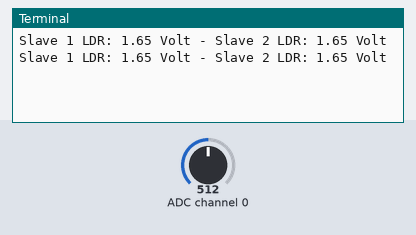
Simulated run of this program. Board: Raspberry Pi (BCM pin numbers). Shown: the last lines printed to the terminal. The inputs (shaded band) are chosen by the test bench; at power-on: ADC channel 0 = 512 (analog values on the 0–1023 scale).

Above: at 1.2 s.
1.3 s: ADC channel 0 set to 716
At 2.6 s:
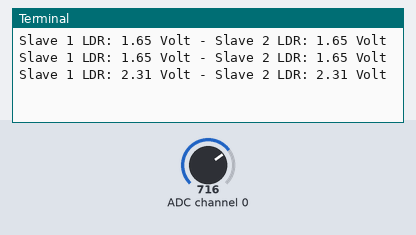
2.8 s: ADC channel 0 set to 900
At 3.8 s:
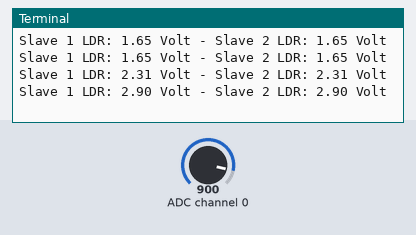
Timing chart, 0 to 5.8 s (numbered marks = the images above; inputs shaded):
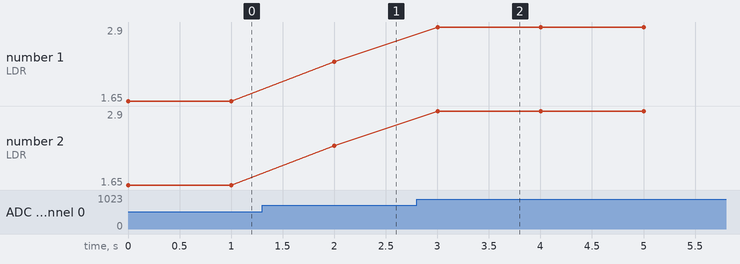

Measured:
- after the input at 1.3 s, the terminal: prints a new line after 0.70 s (image 1)
- after the input at 2.8 s, the terminal: prints a new line after 0.20 s (image 2)
- plotted number 1: 1.65 → 2.31 after the input at 1.3 s, 2.31 → 2.9 after the input at 2.8 s
- plotted number 2: 1.65 → 2.31 after the input at 1.3 s, 2.31 → 2.9 after the input at 2.8 s

The program:

Read_2_MCP3008_CH0.py
```python
# uitlezen van een LDR mbv 2 MCP3008s op channel 0
#
# MCP3008#1    RPi       LDR
# n°  pin   gpio pin
# ==========================
# 16  VDD        3V3
# 15  Vref       3V3
# 14  Agnd       GND
# 13  SCLK   11  SPSCLK
# 12  MISO    9  SPMISO
# 11  MOSI   10  SPMOSI
# 10  CE      8  SPICE0
#  9  Dgnd       GND
# ==========================
#  1  CH0    ----------   1
# ==========================
#
# MCP3008#2    RPi       LDR
# n°  pin   gpio pin
# ==========================
# 16  VDD        3V3
# 15  Vref       3V3
# 14  Agnd       GND
# 13  SCLK   11  SPSCLK
# 12  MISO    9  SPMISO
# 11  MOSI   10  SPMOSI
# 10  CE      7  SPICE1
#  9  Dgnd       GND
# ==========================
#  1  CH0    ----------   2
# ==========================

import spidev
import time

SPI_BUS=0
SPI_CE0=0           # CE0
SPI_CE1=1           # CE1
MAX_FREQ=1000000    # 1 MHz
VREF=3.3            # V
MAX_VAL=(2**10)-1   # 10bit ADC

sp1=None
sp2=None

# functie om analoge waarde op te halen van de slave MCP3008 channel (0-7)
def read_spi(sp, channel=0):
    # 3 bytes versturen van RPi MOSI naar MCP3008 DIN:
    # byte 1: b00000001 : start byte
    # byte 2: b1cccxxxx : 1=single channel mode + ccc=bitwaarde van channel (0-7)
    # byte 3: bxxxxxxxx : niet relevante byte
    mosi = [1, (8+channel)<<4, 0]
    miso = sp.xfer2(mosi)
    # 3 byte antwoord op RPi MISO van MCP3008 DOUT:
    # byte 1: bxxxxxxxx : niet relevante byte
    # byte 2: bxxxxx0ii : bit 8 en bit 9 van 10bit antwoord
    # byte 3: biiiiiiii : bit 0 tem bit 7 van 10bit antwoord
    data = ((miso[1] & 3)<<8) + miso[2]
    return data

try:
    # aanmaken spi objecten
    sp1 = spidev.SpiDev()
    sp1.open(SPI_BUS, SPI_CE0)  # slave 0
    sp1.max_speed_hz = MAX_FREQ # 1MHz
    sp2 = spidev.SpiDev()
    sp2.open(SPI_BUS, SPI_CE1)  # slave 1
    sp2.max_speed_hz = MAX_FREQ # 1MHz

    while True:
        # uitlezen channels van 2 slave MCP3008
        waarde1 = read_spi(sp=sp1, channel=0)
        waarde2 = read_spi(sp=sp2, channel=0)

        # omrekenen naar juiste spanning
        spanning1 = waarde1 / MAX_VAL * VREF
        spanning2 = waarde2 / MAX_VAL * VREF

        # debug info
        print('Slave 1 LDR: %.2f Volt - Slave 2 LDR: %.2f Volt'%(spanning1, spanning2))

        # wachten
        time.sleep(1)

except KeyboardInterrupt as E:
    print('Programma gestopt met Ctrl-C')

finally:
    if sp1 is not None:
        sp1.close()
    if sp2 is not None:
        sp2.close()
```
